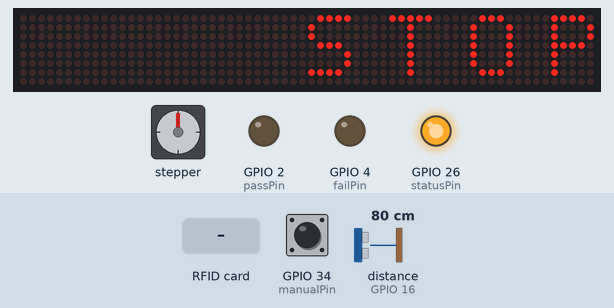
Recording of a sketch running on a simulated ESP32. On the bench: stepper motor, 64×8 LED matrix, output pins drawn as LEDs (lit = HIGH). Wiring (inferred from the names in the program): stepper motor driver (800 steps per turn assumed): step GPIO 33; direction GPIO 32. Dashed ring = blinking. The test bench sets the inputs (shaded band); at power-on: GPIO 34 (manualPin) LOW, distance to the obstacle (sensor on GPIO 16) 80 cm. The echo pulse lasts 58.3 µs per cm; WiFi joins after 1.5 s; servers stay silent unless stated; pins used as bus, display or sensor lines are not drawn; what the sketch prints to the serial monitor is not drawn.

Above: at 2.7 s.
2.8 s: GPIO 34 (manualPin) driven HIGH
At 4.8 s:
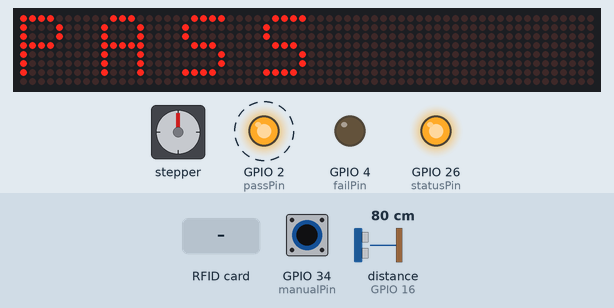
5.8 s: RFID card 5E 7A 19 C4 held to the reader
At 7.3 s:
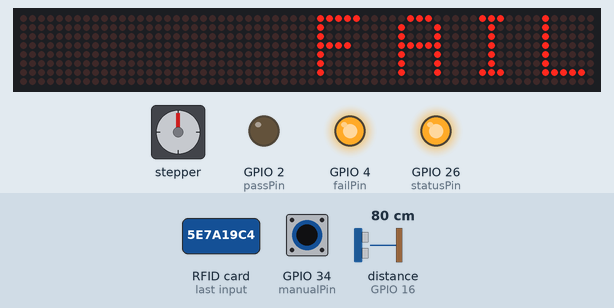
8.8 s: GPIO 34 (manualPin) driven LOW
At 9.8 s:
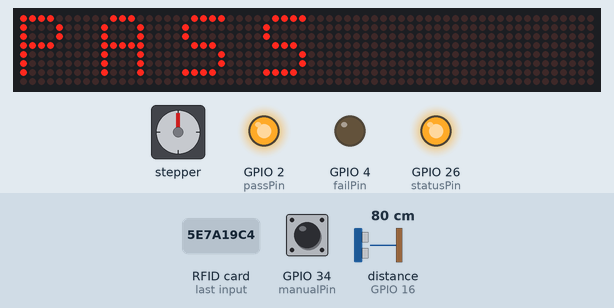
11.8 s: distance to the obstacle (sensor on GPIO 16) set to 95 cm
14.8 s: distance to the obstacle (sensor on GPIO 16) set to 103 cm
17.8 s: GPIO 34 (manualPin) pulsed HIGH 5 times (0.12 s each, 0.3 s apart)
At 19.8 s:
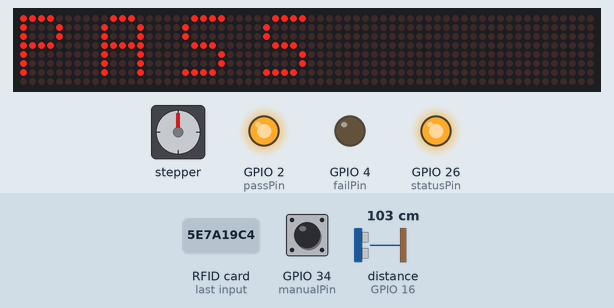
Timing chart, 0 to 26.8 s (numbered marks = the images above; inputs shaded):
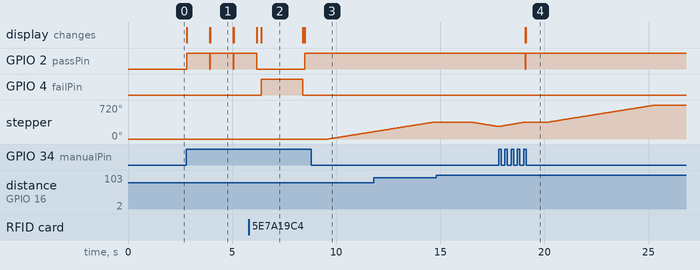

The sketch:

RFID_scan_v0.2.1.ino
```cpp
#include <SPI.h>
#include <MFRC522.h>
#include <MD_Parola.h>
#include <MD_MAX72xx.h>
#include <WiFi.h>
#include <HTTPClient.h>
#include <Arduino_JSON.h>

#define passPin 2
#define statusPin 26
#define failPin 4
//#define RFdisabled 27

//Sensor
#define trigPin 5
#define echoPin 16

//LED Matrix
#define HARDWARE_TYPE MD_MAX72XX::FC16_HW
#define MAX_DEVICES 8
#define csPin 12
#define dPin 13
#define clkPin 14

//Motor driver
#define dirPin 32
#define stepPin 33
#define manualPin 34
#define stepsPerRevolution 800

MD_Parola P = MD_Parola(HARDWARE_TYPE, dPin, clkPin, csPin, MAX_DEVICES);

const int RST_PIN = 22; // Reset pin
const int SS_PIN = 21; // Slave select pin

const char* deviceKey = "124TEST";
const char* ssid = "2.4G";
const char* password =  "Mikepascua123#";
const char* requestPath = "https://hoasys.herokuapp.com/api/admin/rfid/scan/";\

// const char* deviceKey = "124TEST";
// const char* ssid = "mike";
// const char* password =  "12345678";
// const char* requestPath = "https://hoasys.herokuapp.com/api/admin/rfid/scan/";


MFRC522 mfrc522(SS_PIN, RST_PIN);   // Create MFRC522 instance

void setup() {
  Serial.begin(115200);
  WiFi.begin(ssid, password);

  pinMode(passPin, OUTPUT);
  pinMode(failPin, OUTPUT);
  pinMode(statusPin, OUTPUT);
  pinMode(stepPin, OUTPUT);
  pinMode(dirPin, OUTPUT);
  pinMode(trigPin, OUTPUT);
  pinMode(echoPin, INPUT);
  pinMode(manualPin, INPUT);

  while (!Serial); // Do nothing if no serial port is opened (added for Arduinos based on ATMEGA32U4)

  SPI.begin(); // Init SPI bus
  mfrc522.PCD_Init(); // Init MFRC522
  mfrc522.PCD_DumpVersionToSerial(); // Show details of PCD - MFRC522 Card Reader details
  bool rfFunctional = mfrc522.PCD_PerformSelfTest();

  P.begin(2);
  P.setZone(0, 0, 3);
  P.setZone(1, 4, 7);
  P.displayClear(1);
  P.displayZoneText(0,"S T O P",PA_CENTER, 0, 0, PA_PRINT, PA_NO_EFFECT);
  P.displayAnimate();


  if(rfFunctional){
    Serial.print("Connecting");
    digitalWrite(statusPin,LOW);
    while (WiFi.status() != WL_CONNECTED) {
      Serial.print(".");
      delay(500);
    }
    digitalWrite(statusPin,HIGH);
    Serial.println("\nConnected to network");
    Serial.println("<-- SCAN TAG -->");
    Serial.println("\n - - - Watching for tags - - -");
  } else {
    digitalWrite(statusPin,LOW);
  }
}

void loop() {

  P.displayAnimate();
  bool rfFunctional = mfrc522.PCD_PerformSelfTest();
  bool manualOpen = digitalRead(manualPin);

  if(!rfFunctional){
    digitalWrite(statusPin,LOW);
  }  digitalWrite(statusPin,HIGH);

  if(manualOpen){
    digitalWrite(passPin, HIGH);
    P.displayClear(0);
    P.displayZoneText(1,"P A S S",PA_CENTER, 0, 0, PA_PRINT, PA_NO_EFFECT);
    P.displayAnimate();
    int isStopped = runRevolution(HIGH, 1000);
    Serial.print("Stopped : ");
    Serial.println(isStopped);

    if(!isStopped){
      trigSensor();
      long duration = pulseIn(echoPin, HIGH);
      float distance = duration * 0.034 / 2;;

      while(distance > 100){
        trigSensor();
        duration = pulseIn(echoPin, HIGH);
        distance = duration * 0.034 / 2;
        Serial.print("Enter Distance: ");
        Serial.println(distance);
        delay(400);
      }

      delay(200);

      while(distance < 100){
        trigSensor();
        duration = pulseIn(echoPin, HIGH);
        distance = duration * 0.034 / 2;
        Serial.print("Exit Distance: ");
        Serial.println(distance);
        delay(400);
      }

      delay(1000);
      runRevolution(LOW,0);
    }
    P.displayClear(1);
    P.displayZoneText(0,"S T O P",PA_CENTER, 0, 0, PA_PRINT, PA_NO_EFFECT);
    P.displayAnimate();
    digitalWrite(passPin, LOW);
  };

  if(!rfFunctional){
    delay(100);
    return;
  };

  if ((WiFi.status() == WL_CONNECTED)) //Check the current connection status
  {
    MFRC522::MIFARE_Key key;
    for (byte i = 0; i < 6; i++) key.keyByte[i] = 0xFF;
    HTTPClient http;
    MFRC522::StatusCode status;
    String uid;

    if ( ! mfrc522.PICC_IsNewCardPresent() || ! mfrc522.PICC_ReadCardSerial()) {
      return;
    }

    Serial.println("\n<< Tag detected >>");
    for (byte i = 0; i < mfrc522.uid.size; i++) {
      uid += mfrc522.uid.uidByte[i];
    }
    Serial.println(uid);

    String path = String(requestPath) + String(deviceKey) + "/" + uid;
    http.begin(path);
    int httpResponseCode = http.GET();

    Serial.println("\nRequesting to server...");

    if (httpResponseCode == 200) {
      digitalWrite(passPin, HIGH);
      P.displayClear(0);
      P.displayZoneText(1,"P A S S",PA_CENTER, 0, 0, PA_PRINT, PA_NO_EFFECT);
      P.displayAnimate();
      Serial.println("RFID scan recorded");

      bool isStopped = runRevolution(HIGH,200);

      if(!isStopped){
        trigSensor();
        long duration = pulseIn(echoPin, HIGH);
        float distance = duration * 0.034 / 2;;

        while(distance > 100){
          trigSensor();
          duration = pulseIn(echoPin, HIGH);
          distance = duration * 0.034 / 2;
          Serial.print("Enter Distance: ");
          Serial.println(distance);
          delay(400);
        }

        delay(200);

        while(distance < 100){
          trigSensor();
          duration = pulseIn(echoPin, HIGH);
          distance = duration * 0.034 / 2;
          Serial.print("Exit Distance: ");
          Serial.println(distance);
          delay(400);
        }

        delay(1000);

        runRevolution(LOW,0);
      }
      P.displayClear(1);
      P.displayZoneText(0,"S T O P",PA_CENTER, 0, 0, PA_PRINT, PA_NO_EFFECT);
      P.displayAnimate();
      digitalWrite(passPin, LOW);
    }

    if(httpResponseCode < 200){
      Serial.println(httpResponseCode);
      Serial.println(": 1~ Network ERROR");
      digitalWrite(failPin,HIGH);
      P.displayClear(1);
      P.displayZoneText(0,"F A I L",PA_CENTER, 0, 0, PA_PRINT, PA_NO_EFFECT);
      P.displayAnimate();
      delay(2000);
      P.displayZoneText(0,"S T O P",PA_CENTER, 0, 0, PA_PRINT, PA_NO_EFFECT);
      P.displayAnimate();
      digitalWrite(failPin,LOW);
    }

    if(httpResponseCode > 200){
      Serial.println(httpResponseCode);
      Serial.println(": 40~ Server side ERROR");
       digitalWrite(failPin,HIGH);
      P.displayClear(1);
      P.displayZoneText(0,"F A I L",PA_CENTER, 0, 0, PA_PRINT, PA_NO_EFFECT);
      P.displayAnimate();
      delay(2000);
      P.displayZoneText(0,"S T O P",PA_CENTER, 0, 0, PA_PRINT, PA_NO_EFFECT);
      P.displayAnimate();
      digitalWrite(failPin,LOW);
    }


    http.end();
    mfrc522.PICC_HaltA(); // Halt PICC
    mfrc522.PCD_StopCrypto1();  // Stop encryption on PCD

    digitalWrite(failPin,LOW);
    digitalWrite(passPin,LOW);

    Serial.println("\n - - - Watching for tags - - -");
    delay(100);

  }  else {
    Serial.println("Connection lost");
    digitalWrite(statusPin,LOW);
    delay(100);
    return;
  }

}


void trigSensor(){
  digitalWrite(trigPin, LOW);
  delayMicroseconds(2);
  digitalWrite(trigPin, HIGH);
  delayMicroseconds(10);
  digitalWrite(trigPin, LOW);
}

int runRevolution(int startAt, int addDelay){
  digitalWrite(dirPin, startAt);
  delay(100+addDelay);

  for (int i = 0; i < stepsPerRevolution; i++) {
    bool btnPress = digitalRead(manualPin);
    P.displayZoneText(1,"P A S S",PA_CENTER, 0, 0, PA_PRINT, PA_NO_EFFECT);
    P.displayClear(0);
    P.displayAnimate();
    if(btnPress ==  HIGH){
      trigSensor();
      long duration = pulseIn(echoPin, HIGH);
      float distance = duration * 0.034 / 2;
      while(duration < 100){
        trigSensor();
        duration = pulseIn(echoPin, HIGH);
        distance = duration * 0.034 / 2;
      };

      digitalWrite(dirPin, !startAt);
      P.displayZoneText(0,"S T O P",PA_CENTER, 0, 0, PA_PRINT, PA_NO_EFFECT);
      P.displayClear(1);
      P.displayAnimate();

      for (int x = 0; x < i; x++) {
        digitalWrite(stepPin, HIGH);
        delayMicroseconds(3000);
        digitalWrite(stepPin, LOW);
        delayMicroseconds(3000);
      }

      return 1;
    };

    digitalWrite(stepPin, HIGH);
    delayMicroseconds(3000);
    digitalWrite(stepPin, LOW);
    delayMicroseconds(3000);
  }
  return 0;
}
```

Measured:
- after the input at 2.8 s, GPIO 2 (passPin): alternates HIGH for 1.1 s and LOW for 0.03 s, starting at once; the display: changes at once (image 1)
- after the input at 5.8 s, GPIO 4 (failPin): LOW → HIGH after 0.59 s, → LOW 2.0 s later
- after the input at 8.8 s, GPIO 2 (passPin): stops changing and stays HIGH; stepper: keeps turning clockwise at about 71°/s, starting after 0.81 s
- after the input at 14.8 s, stepper: keeps turning counter-clockwise at about 71°/s, starting after 1.6 s
- after the input at 17.8 s, GPIO 2 (passPin): HIGH → LOW after 1.3 s instead of 3.8 s
- what the display in image 1 shows lasts 1.1 s, from 4.0 s to 5.1 s
- what the display in image 2 shows lasts 2.0 s, from 6.4 s to 8.4 s
